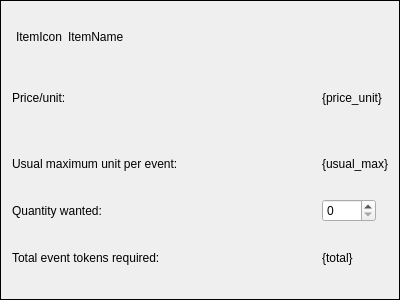
<?xml version="1.0" encoding="UTF-8"?>
<ui version="4.0">
 <class>ShopItemWidget</class>
 <widget class="QFrame" name="ShopItemWidget">
  <property name="geometry">
   <rect>
    <x>0</x>
    <y>0</y>
    <width>400</width>
    <height>300</height>
   </rect>
  </property>
  <property name="windowTitle">
   <string>Form</string>
  </property>
  <property name="frameShape">
   <enum>QFrame::Box</enum>
  </property>
  <property name="frameShadow">
   <enum>QFrame::Plain</enum>
  </property>
  <layout class="QGridLayout" name="gridLayout">
   <item row="0" column="0">
    <widget class="QLabel" name="itemIconLabel">
     <property name="sizePolicy">
      <sizepolicy hsizetype="Preferred" vsizetype="Preferred">
       <horstretch>0</horstretch>
       <verstretch>0</verstretch>
      </sizepolicy>
     </property>
     <property name="minimumSize">
      <size>
       <width>50</width>
       <height>50</height>
      </size>
     </property>
     <property name="maximumSize">
      <size>
       <width>50</width>
       <height>50</height>
      </size>
     </property>
     <property name="text">
      <string>ItemIcon</string>
     </property>
     <property name="alignment">
      <set>Qt::AlignRight|Qt::AlignTrailing|Qt::AlignVCenter</set>
     </property>
    </widget>
   </item>
   <item row="0" column="1">
    <widget class="QLabel" name="itemNameLabel">
     <property name="sizePolicy">
      <sizepolicy hsizetype="Preferred" vsizetype="Preferred">
       <horstretch>0</horstretch>
       <verstretch>0</verstretch>
      </sizepolicy>
     </property>
     <property name="text">
      <string>ItemName</string>
     </property>
     <property name="wordWrap">
      <bool>true</bool>
     </property>
    </widget>
   </item>
   <item row="1" column="0" colspan="2">
    <widget class="QLabel" name="priceUnitTitleLabel">
     <property name="sizePolicy">
      <sizepolicy hsizetype="Preferred" vsizetype="Preferred">
       <horstretch>0</horstretch>
       <verstretch>0</verstretch>
      </sizepolicy>
     </property>
     <property name="text">
      <string>Price/unit:</string>
     </property>
    </widget>
   </item>
   <item row="1" column="2">
    <widget class="QLabel" name="priceUnitLabel">
     <property name="text">
      <string>{price_unit}</string>
     </property>
    </widget>
   </item>
   <item row="2" column="0" colspan="2">
    <widget class="QLabel" name="usualMaxTitleLabel">
     <property name="sizePolicy">
      <sizepolicy hsizetype="Preferred" vsizetype="Preferred">
       <horstretch>0</horstretch>
       <verstretch>0</verstretch>
      </sizepolicy>
     </property>
     <property name="text">
      <string>Usual maximum unit per event:</string>
     </property>
    </widget>
   </item>
   <item row="3" column="0" colspan="2">
    <widget class="QLabel" name="quantityLabel">
     <property name="sizePolicy">
      <sizepolicy hsizetype="Preferred" vsizetype="Preferred">
       <horstretch>0</horstretch>
       <verstretch>0</verstretch>
      </sizepolicy>
     </property>
     <property name="text">
      <string>Quantity wanted:</string>
     </property>
    </widget>
   </item>
   <item row="3" column="2">
    <widget class="QSpinBox" name="quantitySpinBox">
     <property name="sizePolicy">
      <sizepolicy hsizetype="Fixed" vsizetype="Fixed">
       <horstretch>0</horstretch>
       <verstretch>0</verstretch>
      </sizepolicy>
     </property>
     <property name="maximum">
      <number>9999</number>
     </property>
    </widget>
   </item>
   <item row="4" column="0" colspan="2">
    <widget class="QLabel" name="totalTitleLabel">
     <property name="sizePolicy">
      <sizepolicy hsizetype="Preferred" vsizetype="Preferred">
       <horstretch>0</horstretch>
       <verstretch>0</verstretch>
      </sizepolicy>
     </property>
     <property name="text">
      <string>Total event tokens required:</string>
     </property>
    </widget>
   </item>
   <item row="2" column="2">
    <widget class="QLabel" name="usualMaxLabel">
     <property name="text">
      <string>{usual_max}</string>
     </property>
    </widget>
   </item>
   <item row="4" column="2">
    <widget class="QLabel" name="totalLabel">
     <property name="text">
      <string>{total}</string>
     </property>
    </widget>
   </item>
  </layout>
 </widget>
 <resources/>
 <connections/>
</ui>
